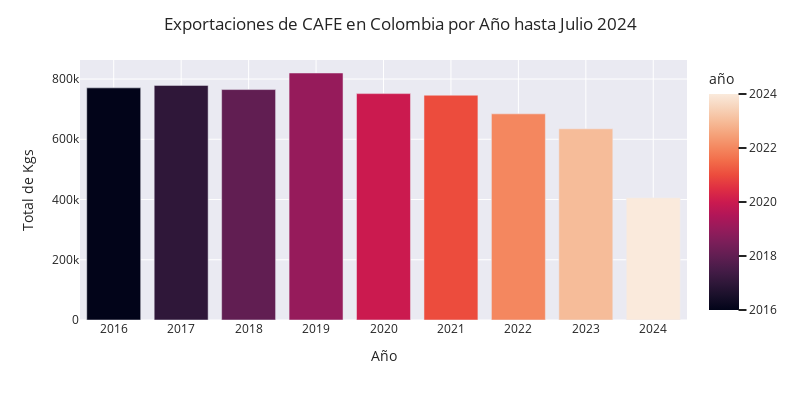

Notebook code cell kept with this figure:
### Code cell
fig = px.bar(s1_gp_year, x="año", y="total_kg", color='año')
fig.update_layout(xaxis_title="Año", yaxis_title="Total de Kgs", title="Exportaciones de CAFE en Colombia por Año hasta Julio 2024", xaxis_dtick=1, width=800, height=400)
fig.show()

### Figure 1 — Plotly figure (JSON) as saved in the notebook; plotly's stock layout.template omitted (floating-point values rounded to 4 significant figures)
{"data": [{"alignmentgroup": "True", "hovertemplate": "año=%{marker.color}<br>total_kg=%{y}<extra></extra>", "legendgroup": "", "marker": {"color": [2016, 2017, 2018, 2019, 2020, 2021, 2022, 2023, 2024], "coloraxis": "coloraxis", "pattern": {"shape": ""}}, "name": "", "offsetgroup": "", "orientation": "v", "showlegend": false, "textposition": "auto", "type": "bar", "x": [2016, 2017, 2018, 2019, 2020, 2021, 2022, 2023, 2024], "xaxis": "x", "y": [770700.0, 778900.0, 765100.0, 820100.0, 751600.0, 746300.0, 684400.0, 634800.0, 405500.0], "yaxis": "y"}], "layout": {"barmode": "relative", "coloraxis": {"colorbar": {"title": {"text": "año"}}, "colorscale": [[0, "rgb(2,4,25)"], [0.0625, "rgb(24,15,41)"], [0.125, "rgb(47,23,57)"], [0.1875, "rgb(71,28,72)"], [0.25, "rgb(97,30,82)"], [0.3125, "rgb(123,30,89)"], [0.375, "rgb(150,27,91)"], [0.4375, "rgb(177,22,88)"], [0.5, "rgb(203,26,79)"], [0.5625, "rgb(223,47,67)"], [0.625, "rgb(236,76,61)"], [0.6875, "rgb(242,107,73)"], [0.75, "rgb(244,135,95)"], [0.8125, "rgb(245,162,122)"], [0.875, "rgb(246,188,153)"], [0.9375, "rgb(247,212,187)"], [1, "rgb(250,234,220)"]]}, "height": 400, "legend": {"tracegroupgap": 0}, "margin": {"t": 60}, "title": {"text": "Exportaciones de CAFE en Colombia por Año hasta Julio 2024"}, "width": 800, "xaxis": {"anchor": "y", "domain": [0, 1], "dtick": 1, "title": {"text": "Año"}}, "yaxis": {"anchor": "x", "domain": [0, 1], "title": {"text": "Total de Kgs"}}}}
